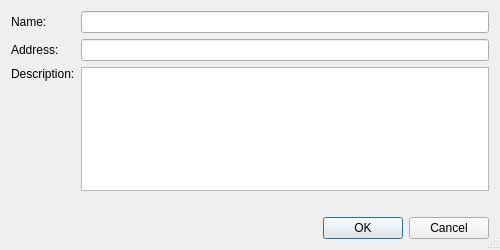
<?xml version="1.0" encoding="UTF-8"?>
<ui version="4.0">
 <class>BookmarkPropertiesDialog</class>
 <widget class="QDialog" name="BookmarkPropertiesDialog">
  <property name="geometry">
   <rect>
    <x>0</x>
    <y>0</y>
    <width>500</width>
    <height>250</height>
   </rect>
  </property>
  <property name="minimumSize">
   <size>
    <width>500</width>
    <height>0</height>
   </size>
  </property>
  <property name="maximumSize">
   <size>
    <width>500</width>
    <height>250</height>
   </size>
  </property>
  <property name="windowTitle">
   <string>Bookmark Properties</string>
  </property>
  <property name="sizeGripEnabled">
   <bool>true</bool>
  </property>
  <layout class="QGridLayout" name="gridLayout">
   <item row="0" column="0">
    <widget class="QLabel" name="label_2">
     <property name="text">
      <string>Name:</string>
     </property>
    </widget>
   </item>
   <item row="0" column="1">
    <widget class="E5LineEdit" name="nameEdit">
     <property name="toolTip">
      <string>Enter the name</string>
     </property>
    </widget>
   </item>
   <item row="1" column="0">
    <widget class="QLabel" name="addressLabel">
     <property name="text">
      <string>Address:</string>
     </property>
    </widget>
   </item>
   <item row="1" column="1">
    <widget class="E5LineEdit" name="addressEdit">
     <property name="toolTip">
      <string>Enter the address</string>
     </property>
    </widget>
   </item>
   <item row="2" column="0">
    <widget class="QLabel" name="label">
     <property name="text">
      <string>Description:</string>
     </property>
     <property name="alignment">
      <set>Qt::AlignLeading|Qt::AlignLeft|Qt::AlignTop</set>
     </property>
    </widget>
   </item>
   <item row="2" column="1">
    <widget class="QPlainTextEdit" name="descriptionEdit">
     <property name="toolTip">
      <string>Enter a description</string>
     </property>
    </widget>
   </item>
   <item row="3" column="1">
    <widget class="QLabel" name="visitedLabel">
     <property name="text">
      <string notr="true"/>
     </property>
    </widget>
   </item>
   <item row="4" column="0" colspan="2">
    <widget class="QDialogButtonBox" name="buttonBox">
     <property name="orientation">
      <enum>Qt::Horizontal</enum>
     </property>
     <property name="standardButtons">
      <set>QDialogButtonBox::Cancel|QDialogButtonBox::Ok</set>
     </property>
    </widget>
   </item>
  </layout>
 </widget>
 <customwidgets>
  <customwidget>
   <class>E5LineEdit</class>
   <extends>QLineEdit</extends>
   <header>E5Gui/E5LineEdit.h</header>
  </customwidget>
 </customwidgets>
 <tabstops>
  <tabstop>nameEdit</tabstop>
  <tabstop>addressEdit</tabstop>
  <tabstop>descriptionEdit</tabstop>
  <tabstop>buttonBox</tabstop>
 </tabstops>
 <resources/>
 <connections>
  <connection>
   <sender>buttonBox</sender>
   <signal>accepted()</signal>
   <receiver>BookmarkPropertiesDialog</receiver>
   <slot>accept()</slot>
   <hints>
    <hint type="sourcelabel">
     <x>248</x>
     <y>254</y>
    </hint>
    <hint type="destinationlabel">
     <x>157</x>
     <y>274</y>
    </hint>
   </hints>
  </connection>
  <connection>
   <sender>buttonBox</sender>
   <signal>rejected()</signal>
   <receiver>BookmarkPropertiesDialog</receiver>
   <slot>reject()</slot>
   <hints>
    <hint type="sourcelabel">
     <x>316</x>
     <y>260</y>
    </hint>
    <hint type="destinationlabel">
     <x>286</x>
     <y>274</y>
    </hint>
   </hints>
  </connection>
 </connections>
</ui>
